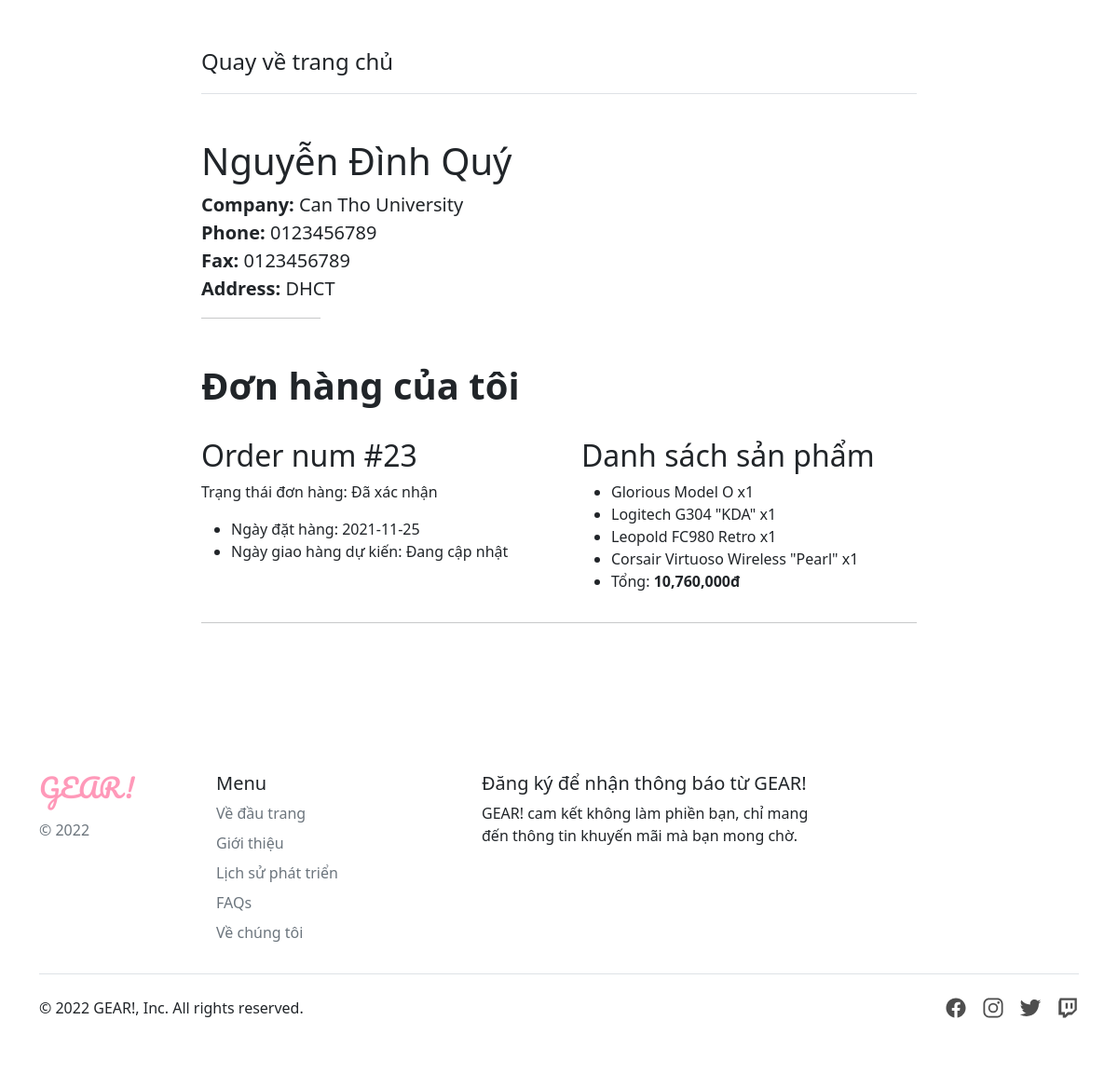
The app's page /Customer/infor (signed in) with its own data.
### tables this page shows
CREATE TABLE `diachikh` (
  `MaDC` int(11) NOT NULL,
  `DiaChi` varchar(200) NOT NULL,
  `MSKH` int(11) NOT NULL
);

CREATE TABLE `khachhang` (
  `MSKH` int(11) NOT NULL,
  `HoTenKH` varchar(50) NOT NULL,
  `TenCongTy` varchar(50) NOT NULL,
  `SoDienThoai` varchar(12) NOT NULL,
  `SoFax` varchar(12) NOT NULL,
  `username` varchar(50) NOT NULL,
  `password` varchar(50) NOT NULL
);

CREATE TABLE `dathang` (
  `SoDonDH` int(11) NOT NULL,
  `MSKH` int(11) NOT NULL,
  `MSNV` int(11) DEFAULT NULL,
  `NgayDH` date NOT NULL,
  `NgayGH` date DEFAULT NULL,
  `TrangThaiDH` varchar(20) NOT NULL
);

CREATE TABLE `chitietdathang` (
  `SoDonDH` int(11) NOT NULL,
  `MSHH` int(11) NOT NULL,
  `SoLuong` int(11) NOT NULL,
  `GiaDatHang` int(11) NOT NULL,
  `GiamGia` int(11) NOT NULL
);

CREATE TABLE `hanghoa` (
  `MSHH` int(11) NOT NULL,
  `TenHH` varchar(200) NOT NULL,
  `QuyCach` varchar(50) NOT NULL,
  `Gia` int(11) NOT NULL,
  `SoLuongHang` int(11) NOT NULL,
  `MaLoaiHang` int(11) NOT NULL,
  `ChiTietHH` varchar(800) NOT NULL
);

### mvc/Core/Controller.php (called while the page is built, shortened)
<?php
class Controller{
    public function model($model){
        return new $model;
    }
    public function view($view, $data=[]){
        require_once "./mvc/Views/".$view.".php";
    }
}
?>

### mvc/Controllers/Customer.php (called while the page is built)
<?php
    class Customer  extends Controller{
        function infor(){
            $this->view("Khach_hang/Customer",[
                "Page" =>"CustomerInformation"
            ]);
        }
    }
?>

### mvc/Core/App.php (called while the page is built, shortened)
<?php
    class App{
        protected $action = 'Show';
        function __construct(){
            $arr = $this->UrlProcess();
            if(isset($arr[0])){
                if( file_exists("./mvc/Controllers/".$arr[0].".php") ){
                    unset($arr[0]);
                }
            }
            $this->controller = new $this->controller;
            if(isset($arr[1])){
                if( method_exists( $this->controller , $arr[1]) ){
                    $this->action = $arr[1];
                }
                unset($arr[1]);
            }
            $this->params = $arr?array_values($arr):[];
            call_user_func_array([$this->controller, $this->action], $this->params );
        }
        function UrlProcess(){
            if( isset($_GET["url"]) ){
                return explode("/", filter_var(trim($_GET["url"], "/")));
            }
        }
    }
?>

### index.php (called while the page is built, shortened)
<?php
$myApp = new App();
?>

### mvc/Core/DB.php (called while the page is built, shortened)
<?php
class DB{
    protected $servername = "localhost";
    protected $username = "root";
    protected $password = "";
    function __construct(){
        $this->con = mysqli_connect($this->servername, $this->username, $this->password);
    }
}
?>

### mvc/Models/CustomerModel.php (called while the page is built)
<?php
class CustomerModel extends DB{
    public function thongtin($username){
        $qr = "SELECT * FROM khachhang inner join diachikh on khachhang.MSKH=diachikh.MSKH WHERE username='$username'";
        return mysqli_query($this->con,$qr);
    }
    public function donhang($MSKH){
        $qr = "SELECT * FROM dathang WHERE MSKH='$MSKH'";
        return mysqli_query($this->con,$qr);
    }
    public function chtietdonhang($id){
        $qr = "SELECT * FROM chitietdathang inner join hanghoa on chitietdathang.MSHH = hanghoa.MSHH WHERE SoDonDH='$id'";
        return mysqli_query($this->con,$qr);
    }
}
?>

### mvc/Views/Khach_hang/pages/CustomerInformation.php (the view, shortened to what this page needs)
<?php
    $username = $_SESSION['login_guest'];
    $teo = $this->model("CustomerModel");
    $rowcustomer = $teo -> thongtin($username);
    $row = mysqli_fetch_assoc($rowcustomer);
    $MSKH = $row['MSKH'];
    $result_order = $teo -> donhang($MSKH);
?>
<main>
    <h1><?php echo $row['HoTenKH'];?></h1>
    <p class="fs-5 col-md-8 m-0"><strong>Company: </strong><?php echo $row['TenCongTy'];?></p>
    <p class="fs-5 col-md-8 m-0"><strong>Phone: </strong><?php echo $row['SoDienThoai'];?></p>
    <p class="fs-5 col-md-8 m-0"><strong>Fax: </strong><?php echo $row['SoFax'];?></p>
    <p class="fs-5 col-md-8 m-0"><strong>Address: </strong><?php echo $row['DiaChi'];?></p>
    <hr class="col-3 col-md-2 mb-5">
    <h1 class="pb-4"><strong>Đơn hàng của tôi</strong></h1>
    <?php while($row_order = mysqli_fetch_assoc($result_order)){?>
        <div class="row g-5">
          <div class="col-md-6">
            <h2>Order num #<?php echo $row_order['SoDonDH'];?></h2>
            <p>Trạng thái đơn hàng: <?php echo $row_order['TrangThaiDH'];?></p>
            <ul class="icon-list">
              <li>Ngày đặt hàng: <?php echo $row_order['NgayDH'];?></li>
              <li>Ngày giao hàng dự kiến: Đang cập nhật</li>
            </ul>
          </div>
          <div class="col-md-6">
            <h2>Danh sách sản phẩm</h2>
            <ul class="icon-list">
              <?php
                $id = $row_order['SoDonDH'];
                $result_order_detail = $teo -> chtietdonhang($id);
              ?>
              <?php $sum = 0; while($row_order_detail = mysqli_fetch_assoc($result_order_detail)){?>
              <li><?php echo $row_order_detail['TenHH'];?> x<?php echo $row_order_detail['SoLuong']; $sum = $sum+ $row_order_detail['SoLuong']*$row_order_detail['Gia']?></li>
              <?php }?>
              <li><p>Tổng: <strong><?php echo number_format($sum);?>đ</strong></p></li>
            </ul>
          </div>
        </div>
        <hr class="mb-3">
      <?php }?>
    </div>

### records on screen
diachikh: MSKH.HoTenKH "Nguyễn Đình Quý", MSKH.TenCongTy "Can Tho University", MSKH.SoDienThoai "0123456789", MSKH.SoFax "0123456789", DiaChi "DHCT"
dathang: SoDonDH "23", TrangThaiDH "Đã xác nhận", NgayDH "2021-11-25", sum "10,760,000"
chitietdathang: MSHH.TenHH "Glorious Model O", SoLuong "1"
chitietdathang: MSHH.TenHH "Logitech G304 \"KDA\"", SoLuong "1"
chitietdathang: MSHH.TenHH "Leopold FC980 Retro", SoLuong "1"
chitietdathang: MSHH.TenHH "Corsair Virtuoso Wireless \"Pearl\"", SoLuong "1"
